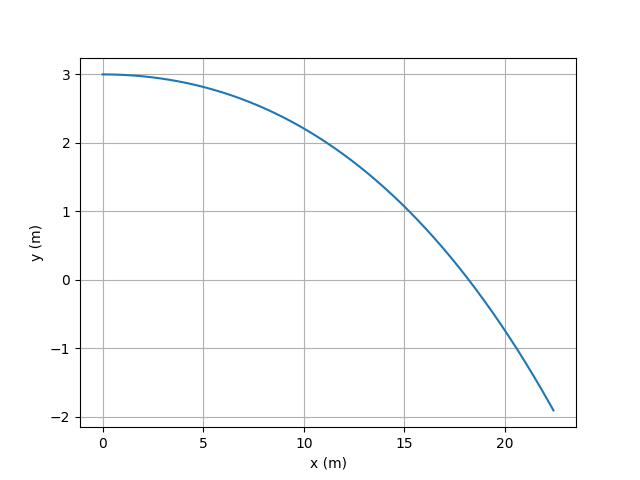

This chart was generated by the following Python code:
import numpy as np
import matplotlib.pyplot as plt


# parámetros e condições iniciais
tf = 1
t0 = 0.0

x0 = 0
y0 = 3
z0 = 0

v0x = 30
v0y = 0
v0z = 0
g = 9.80
vt = 20
dres=g/vt**2

w = -60
m = 0.057
ro_ar = 1.225
raio = 0.034
area = np.pi*raio**2
f_magnus = 0.5 * area * ro_ar * raio


for dt in [0.1,0.01,0.001,0.0001,0.00001]:			# experimentar várias passos de tempo

    # criar variáveis
    n2=int((tf-t0)/dt+0.1)	# +0.1 para garantir não arredondar para baixo
    t2=np.zeros(n2+1)		    # n+1 elementos; último índice n

    x2=np.zeros(n2+1)
    y2=np.zeros(n2+1)
    z2=np.zeros(n2+1)

    vx2=np.zeros(n2+1)
    vy2=np.zeros(n2+1)
    vz2=np.zeros(n2+1)

    ax2=np.zeros(n2+1)
    ay2=np.zeros(n2+1)
    az2=np.zeros(n2+1)
    
    # valores iniciais
    t2[0]=t0
    x2[0]=x0
    y2[0]=y0
    z2[0]=z0
    vx2[0]=v0x
    vy2[0]=v0y
    vz2[0]=v0z
    
    # método de Euler com resistência do ar e força de Magnus
    for i in range(n2):
        t2[i+1] = t2[i]+dt
        vv = np.sqrt(vx2[i]**2 + vy2[i]**2 + vz2[i]**2)
        aceleracao_magnusy = (f_magnus * w * vx2[i])/m
        aceleracao_magnusz =  0

        ax2[i] = -dres*vv*vx2[i] 
        ay2[i] = -g-dres*vv*vy2[i] + aceleracao_magnusy
        az2[i] = 0

        vx2[i+1] = vx2[i]+ax2[i]*dt  
        vy2[i+1] = vy2[i]+ay2[i]*dt
        vz2[i+1] = vz2[i]+az2[i]*dt         

        x2[i+1] = x2[i]+vx2[i]*dt  
        y2[i+1] = y2[i]+vy2[i]*dt
        z2[i+1] = z2[i]+vz2[i]*dt


    for j in range(n2):
        if (12 < x2[j] < 18.4) and (y2[j] > 1):
            print("O serviço para dt", dt, "É válido!")
            print(f"x: {x2[j]:.5f} m \ty: {y2[j]:.5f} m \tt {t2[j]:.5f} s")
            break
    else:
        print("Não é válido")


for j in range(n2):
    if y2[j]*y2[j+1] < 0:
        print(f"Alcance máximo: {x2[j]:.2f} m no instante {t2[j]:.2f} s")
        break


plt.xlabel("x (m)")
plt.ylabel("y (m)")
plt.plot(x2,y2)
plt.grid()
plt.show()
